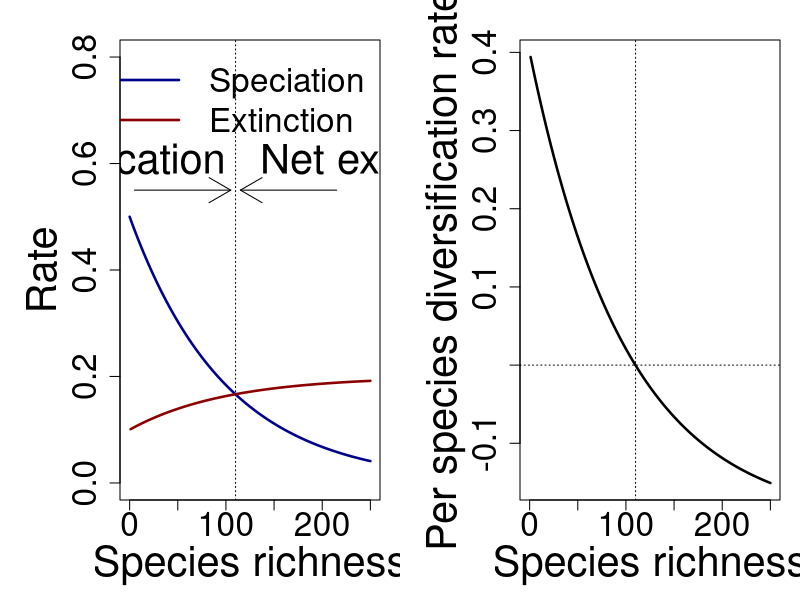
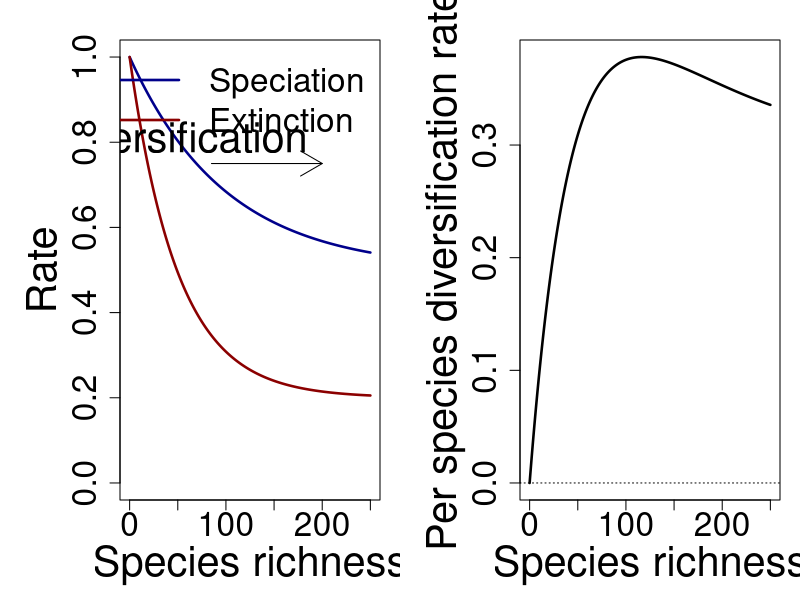
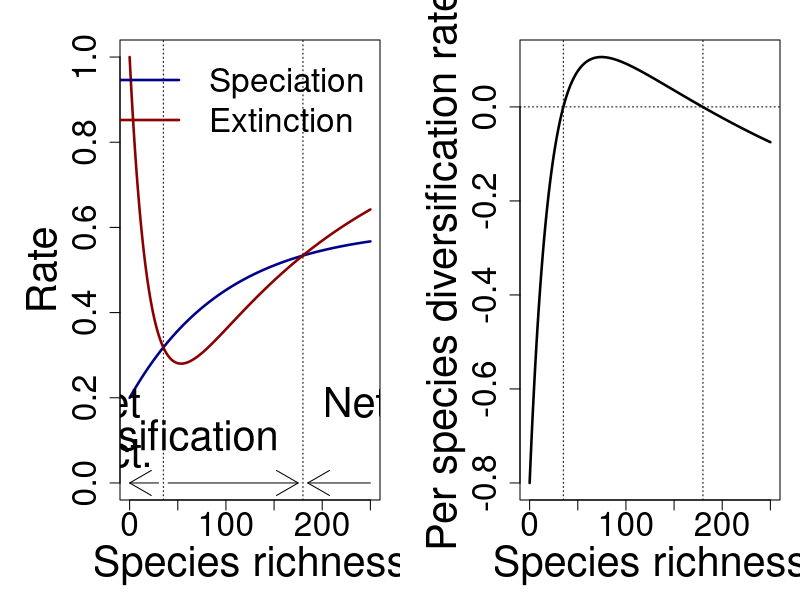

The R script that drew these images, in order:
u  = function(u0, u1, a_u, I) u0 + u1*exp(-a_u*I)
e1 = function(e0, a_e1, I) e0 + (1-e0)*exp(-a_e1*I)
e2 = function(e1, e2, a_e2, I) 1 - e2 - (1 - e1 - e2)*exp(-a_e2*I)
C = 0.1

dev.new(width = 20, height = 8)

#par(mar = c(5,6,2,1),mfrow =c(3,2))
par(mar = c(5,6,2,1),mfrow = c(1,2))

#-----------------------------------------------
# FIGURE 1: Competition

C = 0.1
R = seq(0, 250, 1)
I = C*R
S = u(u0 = 0, u1 = 0.5, a_u = 0.1, I)
E = e1(e0 = 0, a_e1 = Inf, I) + e2(e1 = 0.1, e2 = 0.8, a_e2 = 0.1, I)

# Panel A

plot(R, S, type = "l", ylim = c(0,0.8), xlab = "Species richness", ylab =
"Rate", col = "darkblue", lwd = 2.5, cex.lab = 2.5, cex.axis = 2)

lines(R, E, col = "darkred",lwd = 2.5)
abline(v = 110, lty = 3, lwd = 1)

arrows(x0 = 5, y0 = 0.55 , x1 = 105, y1 = 0.55, length = 0.25, )
text(x = 110, y = 0.6, cex = 2.5, labels = "Net diversification", pos = 2)

arrows(x0 = 215, y0 = 0.55, x1 = 115, y1 = 0.55, length = 0.25, )
text(x = 125, y = 0.6, cex = 2.5, labels = "Net extinction", pos = 4)

legend("topright",bty = "n", legend = c("Speciation", "Extinction"), col =
c("darkblue","darkred"), lty = 1, lwd = 2.5, cex = 2)

# Panel B

plot(R, (S - E), type = "l", xlab = "Species richness", ylab
= "Per species diversification rate", lwd = 2.5, cex.lab = 2.5, cex.axis = 2)

abline(h = 0, lty = 3, lwd = 1)
abline(v = 110, lty = 3, lwd = 1)

dev.copy2pdf(file = 'competition.pdf')


#-----------------------------------------------
# FIGURE 2: Mutualism
par(mar = c(5,6,2,1),mfrow = c(1,2))

C = 0.1
R = seq(0, 250, 1)
I = C*R
S = u(u0 = 0.5, u1 = 0.5, a_u = 0.1, I)
E = e1(e0 = 0.2, a_e1 = 0.2, I) + e2(e1 = 0, e2 = 0, a_e2 = 0, I)

# Panel A

plot(R, S, type = "l", ylim = c(0,1), xlab = "Species richness", ylab =
"Rate", col = "darkblue", lwd = 2.5, cex.lab = 2.5, cex.axis = 2)

lines(R, E, col = "darkred",lwd = 2.5)

arrows(x0 = 85, y0 = 0.75 , x1 = 200, y1 = 0.75, length = 0.25, )
text(x = 195, y = 0.8, cex = 2.5, labels = "Net diversification", pos = 2)

legend("topright",bty = "n", legend = c("Speciation", "Extinction"), col =
c("darkblue","darkred"), lty = 1, lwd = 2.5, cex = 2)

# Panel B

plot(R, (S - E), type = "l", xlab = "Species richness", ylab
= "Per species diversification rate", lwd = 2.5, cex.lab = 2.5, cex.axis = 2)

abline(h = 0, lty = 3, lwd = 1)

dev.copy2pdf(file = 'mutualism.pdf')

#-----------------------------------------------
# FIGURE 3: Predation
par(mar = c(5,6,2,1),mfrow = c(1,2))

C = 0.1
R = seq(0, 250, 1)
I = C*R
S = u(u0 = 0.6, u1 = -0.4, a_u = 0.1, I)
E = e1(e0 = 0, a_e1 = 0.5, I) + e2(e1 = 0, e2 = 0.1, a_e2 = 0.05, I)

# Panel A

plot(R, S, type = "l", ylim = c(0,1), xlab = "Species richness", ylab =
"Rate", col = "darkblue", lwd = 2.5, cex.lab = 2.5, cex.axis = 2)

lines(R, E, col = "darkred",lwd = 2.5)
abline(v = 180, lty = 3, lwd = 1)
abline(v = 35, lty = 3, lwd = 1)

arrows(x0 = 30, y0 = 0.0 , x1 = 0, y1 = 0.0, length = 0.25, )
text(x = 35, y = 0.1, cex = 2.5, labels = "Net 
	extinct.", pos = 2)

arrows(x0 = 40, y0 = 0.0 , x1 = 175, y1 = 0.0, length = 0.25, )
text(x = 165, y = 0.1, cex = 2.5, labels = "Net diversification", pos = 2)

arrows(x0 = 250, y0 = 0.0 , x1 = 185, y1 = 0.0, length = 0.25, )
text(x = 190, y = 0.1, cex = 2.5, labels = "Net 
	extinction", pos = 4)

legend("topright",bty = "n", legend = c("Speciation", "Extinction"), col =
c("darkblue","darkred"), lty = 1, lwd = 2.5, cex = 2)

# Panel B
plot(R, (S - E), type = "l", xlab = "Species richness", ylab
= "Per species diversification rate", lwd = 2.5, cex.lab = 2.5, cex.axis = 2)

abline(h = 0, lty = 3, lwd = 1)
abline(v = 180, lty = 3, lwd = 1)
abline(v = 35, lty = 3, lwd = 1)

dev.copy2pdf(file = 'predation.pdf')
